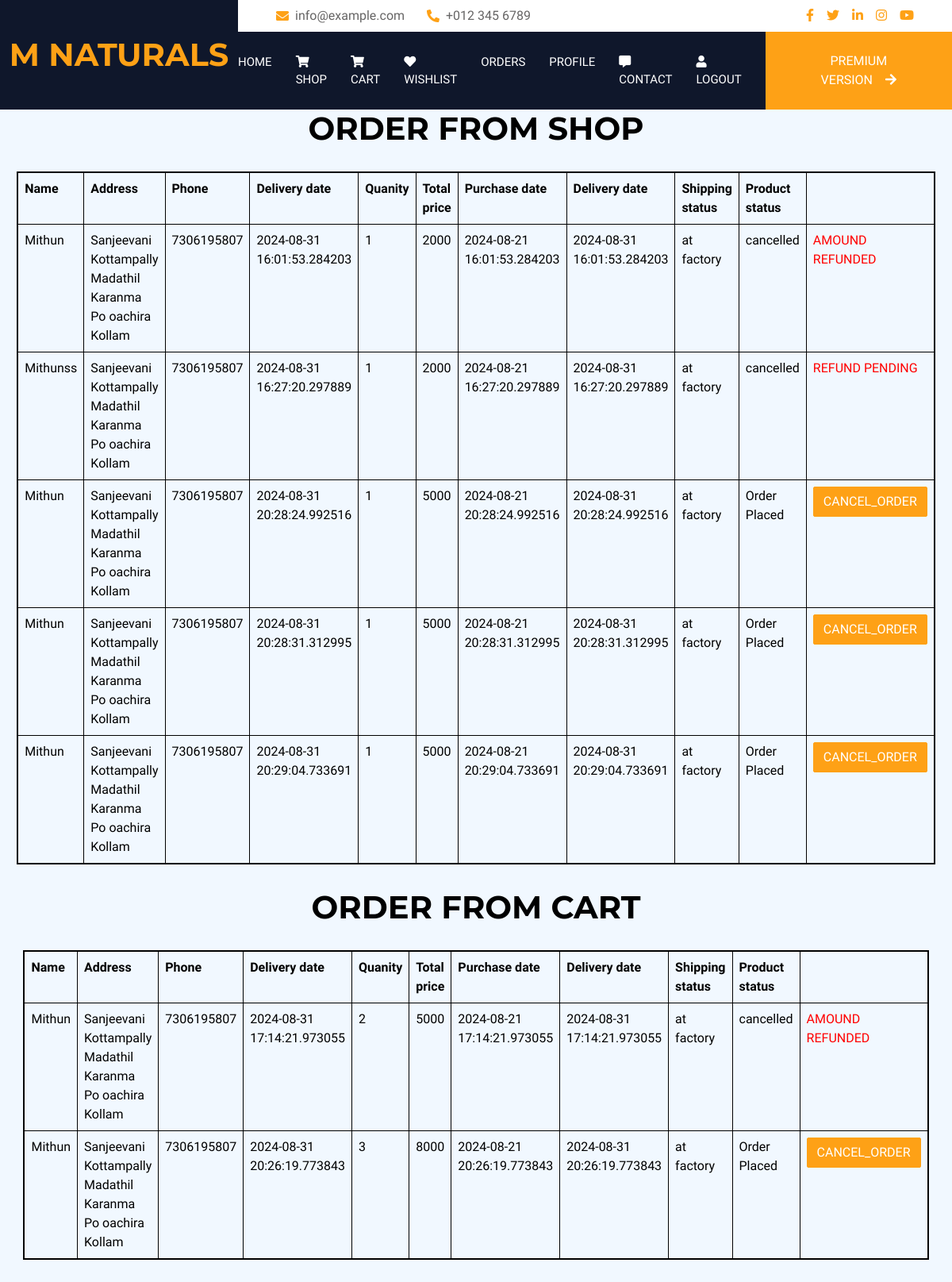
Page /bookingdetails (signed in) on the committed database.
### mapp/models.py (models this page shows)
class order(models.Model):
    user = models.ForeignKey(reg, on_delete=models.CASCADE)
    company_details=models.ForeignKey(company_reg, on_delete=models.CASCADE)
    name = models.CharField(max_length=30)
    address = models.CharField(max_length=100)
    email=models.CharField(max_length=50)
    zip_code = models.CharField(max_length=10, null=True)
    phone = models.CharField(max_length=50)
    delivery_date = models.CharField(max_length=50)
    product_order = models.ForeignKey(product, on_delete=models.CASCADE)
    quantity = models.IntegerField(default=1)
    total_price = models.IntegerField(default=0)
    payment_status = models.CharField(max_length=20,null=True)
    purchase_date = models.CharField(max_length=50)
    product_status = models.CharField(max_length=50,null=True, default='Order Placed')
    shipping_status=models.CharField(max_length=30,null=True, default="at factory")
    instruction = models.CharField(max_length=50,null=True, default='Your Order Has Been Successfully Placed')
    refund_status = models.CharField(max_length=30, null=True, default="none")

class order_cart(models.Model):
    user = models.ForeignKey(reg, on_delete=models.CASCADE)
    company_details=models.ForeignKey(company_reg, on_delete=models.CASCADE)
    name = models.CharField(max_length=30)
    address = models.CharField(max_length=100)
    email=models.CharField(max_length=50)
    zip_code = models.CharField(max_length=10, null=True)
    phone = models.CharField(max_length=50)
    delivery_date = models.CharField(max_length=50)
    product_order = models.ForeignKey(product, on_delete=models.CASCADE)
    payment_status = models.CharField(max_length=20,null=True)
    purchase_date = models.CharField(max_length=50)
    product_status = models.CharField(max_length=50,null=True, default='Order Placed')
    shipping_status=models.CharField(max_length=30,null=True, default="at factory")
    instruction = models.CharField(max_length=50,null=True, default='Your Order Has Been Successfully Placed')
    refund_status = models.CharField(max_length=30, null=True, default="none")
    total_pprice = models.IntegerField(default=0)
    total_quantity = models.CharField(max_length=10, null=True)

### mapp/views.py (the view)
# urls.py: path('bookingdetails',views.bookingdetails),
def bookingdetails(re):
    if 'user' in re.session:
        u=reg.objects.get(username=re.session['user'])
        data = order.objects.filter(user=u)
        bata=order_cart.objects.filter(user=u)
        return render(re, 'user/bookingdetails.html', {'data': data,'bata':bata})
    return redirect(userlogin)

### templates/user/bookingdetails.html (shortened to what this page needs)
<!DOCTYPE html>
<html lang="en">
<head>
    {% load static %}
    <link href="https://cdnjs.cloudflare.com/ajax/libs/font-awesome/5.10.0/css/all.min.css" rel="stylesheet">
    <link href="https://cdn.jsdelivr.net/npm/bootstrap-icons@1.4.1/font/bootstrap-icons.css" rel="stylesheet">
    <link href="lib/animate/animate.min.css" rel="stylesheet">
    <link href="lib/owlcarousel/assets/owl.carousel.min.css" rel="stylesheet">
    <link href="{% static 'lib/tempusdominus/css/tempusdominus-bootstrap-4.min.css' %}" rel="stylesheet" />
    <link href="{% static 'css/bootstrap.min.css' %}" rel="stylesheet">
    <link href="{% static 'css/style.css' %}" rel="stylesheet">
</head>
<body>
        <div class="container-fluid bg-dark px-0">
            <div class="row gx-0">
                <div class="col-lg-3 bg-dark d-none d-lg-block">
                    <a href="/" class="navbar-brand w-100 h-100 m-0 p-0 d-flex align-items-center justify-content-center">
                        <h1 class="m-0 text-primary text-uppercase">M naturals</h1>
                    </a>
                </div>
                <div class="col-lg-9">
                    <div class="row gx-0 bg-white d-none d-lg-flex">
                        <div class="col-lg-7 px-5 text-start">
                            <div class="h-100 d-inline-flex align-items-center py-2 me-4">
                                <i class="fa fa-envelope text-primary me-2"></i>
                                <p class="mb-0">info@example.com</p>
                            </div>
                            <div class="h-100 d-inline-flex align-items-center py-2">
                                <i class="fa fa-phone-alt text-primary me-2"></i>
                                <p class="mb-0">+012 345 6789</p>
                            </div>
                        </div>
                        <div class="col-lg-5 px-5 text-end">
                            <div class="d-inline-flex align-items-center py-2">
                                <a class="me-3" href=""><i class="fab fa-facebook-f"></i></a>
                                <a class="me-3" href=""><i class="fab fa-twitter"></i></a>
                                <a class="me-3" href=""><i class="fab fa-linkedin-in"></i></a>
                                <a class="me-3" href=""><i class="fab fa-instagram"></i></a>
                                <a class="" href=""><i class="fab fa-youtube"></i></a>
                            </div>
                        </div>
                    </div>
                    <nav class="navbar navbar-expand-lg bg-dark navbar-dark p-3 p-lg-0">
                       <div class="collapse navbar-collapse justify-content-between" id="navbarCollapse">
                            <div class="navbar-nav mr-auto py-0">
                                <a href="userlogin" class="nav-item nav-link">Home</a>
                                <a href="usershop" class="nav-item nav-link"><i class="fas fa-shopping-cart"aria-hidden="true"></i> Shop</a>
                                <a href="usercart" class="nav-item nav-link"><i class="fas fa-shopping-cart"></i> Cart</a>
                                <a href="userwishlist" class="nav-item nav-link"><i class="fas fa-heart"></i> Wishlist</a>
                                <a href="bookingdetails" class="nav-item nav-link">ORDERS</a>
                                <a href="userprofile" class="nav-item nav-link">Profile</a>
                                <a href="usercondact" class="nav-item nav-link"><i class="fas fa-comment-alt" aria-hidden="true"></i> contact</a>
                                <a href="logout" class="nav-item nav-link"><i class="fa fa-user" aria-hidden="true"></i> Logout</a>
                            </div>
                            <a href="https://htmlcodex.com/hotel-html-template-pro" class="btn btn-primary rounded-0 py-4 px-md-5 d-none d-lg-block">Premium Version<i class="fa fa-arrow-right ms-3"></i></a>
                        </div>
                    </nav>
                </div>
            </div>
        </div>
<div>
     <h1 style="text-align: center; font-size:40px; color:black;">ORDER FROM SHOP</h1>
     <table class=" table table-bordered table table-light table-hover"  style=" margin: 30px auto; width: 95%; border: 2px solid black;">
        <tr>
        <th>Name</th>
        <th>Address</th>
        <th>Phone</th>
        <th>Delivery date</th>
        <th>Quanity</th>
        <th>Total price</th>
        <th>Purchase date</th>
        <th>Delivery date</th>
        <th>Shipping status</th>
        <th>Product status</th>
        </tr>
        {% for i in data %}
        <tr>
        <td>{{i.name}}</td>
        <td>{{i.address}}</td>
        <td>{{i.phone}}</td>
        <td>{{i.delivery_date}}</td>
        <td>{{i.quantity}}</td>
        <td>{{i.total_price}}</td>
        <td>{{i.purchase_date}}</td>
        <td>{{i.delivery_date}}</td>
        <td>{{i.shipping_status}}</td>
        <td>{{i.product_status}}</td>
        {% if i.product_status == "cancelled" %}
             {% if  i.refund_status == "paid" %}
                <td><a  style="color:red" >AMOUND REFUNDED</a></td>
             {% else %}
                 <td ><a style="color:red" >REFUND PENDING</a></td>
             {% endif %}
        {% else %}
         <td><a href="cancel_order/{{i.pk}}" class="btn btn-primary">cancel_order</a></td>
        {% endif %}
        </tr>
        {% endfor %}
     </table>
</div>
<div>
     <h1 style="text-align: center; font-size:40px; color:black;">ORDER FROM CART</h1>
     <table class=" table table-bordered table table-light table-hover"  style=" margin: 30px auto; width: 95%; border: 2px solid black;">
        <tr>
        <th>Name</th>
        <th>Address</th>
        <th>Phone</th>
        <th>Delivery date</th>
        <th>Quanity</th>
        <th>Total price</th>
        <th>Purchase date</th>
        <th>Delivery date</th>
        <th>Shipping status</th>
        <th>Product status</th>
        </tr>
        {% for i in bata %}
        <tr>
        <td>{{i.name}}</td>
        <td>{{i.address}}</td>
        <td>{{i.phone}}</td>
        <td>{{i.delivery_date}}</td>
        <td>{{i.total_quantity}}</td>
        <td>{{i.total_pprice}}</td>
        <td>{{i.purchase_date}}</td>
        <td>{{i.delivery_date}}</td>
        <td>{{i.shipping_status}}</td>
        <td>{{i.product_status}}</td>
        {% if i.product_status == "cancelled" %}
             {% if  i.refund_status == "paid" %}
                <td><a  style="color:red" >AMOUND REFUNDED</a></td>
             {% else %}
                 <td ><a style="color:red" >REFUND PENDING</a></td>
             {% endif %}
        {% else %}
         <td><a href="cancel_order_cart/{{i.pk}}" class="btn btn-primary">cancel_order</a></td>
        {% endif %}
        </tr>
         {% endfor %}
      </table>
</div>

### static/css/style.css (style rules this page uses)
:root { --primary: #FEA116; --light: #F1F8FF; --dark: #0F172B; }
.btn { font-weight: 500; text-transform: uppercase; transition: .5s; }
.btn.btn-primary, .btn.btn-secondary { color: #FFFFFF; }
.navbar-dark .navbar-nav .nav-link { margin-right: 30px; padding: 25px 0; color: #FFFFFF; font-size: 15px; text-transform: uppercase; outline: none; }

### rows in the picture
order: name "Mithun", address "Sanjeevani Kottampally Madathil Karanma Po oachira Kollam", phone "7306195807", delivery_date "2024-08-31 16:01:53.284203", quantity "1", total_price "2000", purchase_date "2024-08-21 16:01:53.284203", shipping_status "at factory", product_status "cancelled", refund_status "AMOUND REFUNDED"
order: name "Mithunss", address "Sanjeevani Kottampally Madathil Karanma Po oachira Kollam", phone "7306195807", delivery_date "2024-08-31 16:27:20.297889", quantity "1", total_price "2000", purchase_date "2024-08-21 16:27:20.297889", shipping_status "at factory", product_status "cancelled", refund_status "REFUND PENDING"
order: name "Mithun", address "Sanjeevani Kottampally Madathil Karanma Po oachira Kollam", phone "7306195807", delivery_date "2024-08-31 20:28:24.992516", quantity "1", total_price "5000", purchase_date "2024-08-21 20:28:24.992516", shipping_status "at factory", product_status "Order Placed"
order: name "Mithun", address "Sanjeevani Kottampally Madathil Karanma Po oachira Kollam", phone "7306195807", delivery_date "2024-08-31 20:28:31.312995", quantity "1", total_price "5000", purchase_date "2024-08-21 20:28:31.312995", shipping_status "at factory", product_status "Order Placed"
order: name "Mithun", address "Sanjeevani Kottampally Madathil Karanma Po oachira Kollam", phone "7306195807", delivery_date "2024-08-31 20:29:04.733691", quantity "1", total_price "5000", purchase_date "2024-08-21 20:29:04.733691", shipping_status "at factory", product_status "Order Placed"
order_cart: name "Mithun", address "Sanjeevani Kottampally Madathil Karanma Po oachira Kollam", phone "7306195807", delivery_date "2024-08-31 17:14:21.973055", total_quantity "2", total_pprice "5000", purchase_date "2024-08-21 17:14:21.973055", shipping_status "at factory", product_status "cancelled", refund_status "AMOUND REFUNDED"
order_cart: name "Mithun", address "Sanjeevani Kottampally Madathil Karanma Po oachira Kollam", phone "7306195807", delivery_date "2024-08-31 20:26:19.773843", total_quantity "3", total_pprice "8000", purchase_date "2024-08-21 20:26:19.773843", shipping_status "at factory", product_status "Order Placed"
